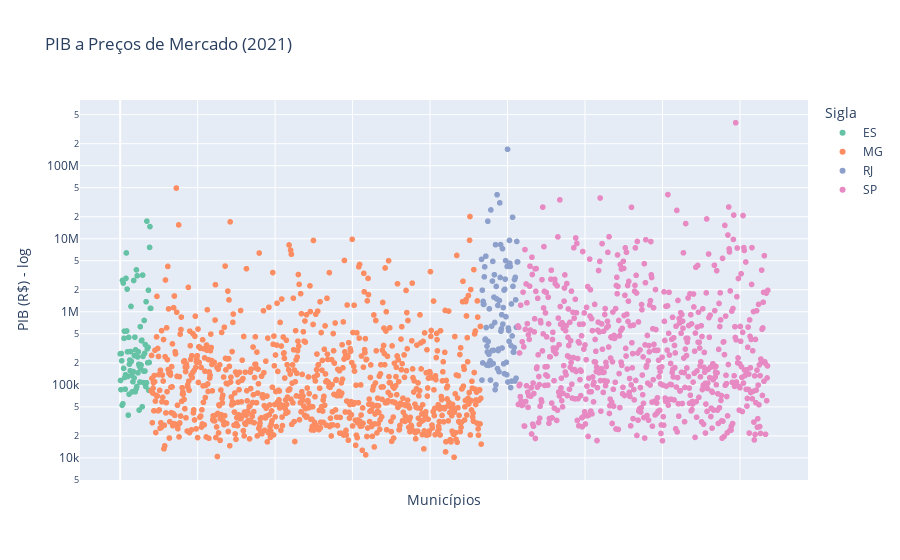

The code cell stored with this chart in its notebook:
### Markdown cell above
> [Informação]
> Tratamento de dados: remoção de coluna vazia e remoção de nulos.

### Code cell
pib = pd.read_csv('dados/pib_precos_de_mercado.csv', sep=';', decimal=',')

# Renomeia coluna de pib
pib = pib.rename(columns={'2021': 'pib'})

# Remove colunas vazias e converte tipo
pib = pib.drop(columns=['Código'])
pib = pib.dropna(axis=1, how='all')
pib['pib'] = pd.to_numeric(pib['pib'], errors='coerce')

# Preenche nulos com a média por estado (Sigla) e converte para inteiro
pib['pib'] = (
    pib.groupby('Sigla')['pib']
      .transform(lambda x: x.fillna(round(x.mean())))
      .astype(int)
)

fig = px.scatter(
    pib,
    x=np.arange(len(pib)),
    y='pib',
    hover_name='Município',
    hover_data={'Sigla': True, 'pib': True},
    color='Sigla',
    color_discrete_sequence=color_sequence,
    title='PIB a Preços de Mercado (2021)'
)
fig.update_layout(
    xaxis_title='Municípios',
    yaxis_title='PIB (R$) - log',
    yaxis_type='log',
    xaxis=dict(showticklabels=False)
)
fig.show()

### Figure 1 — Plotly figure (JSON) as saved in the notebook; plotly's stock layout.template omitted (floating-point values rounded to 4 significant figures; data arrays with more than 128 entries replaced by an {"elided": "..."} marker saying what was removed)
{"data": [{"customdata": [["ES"], ["ES"], ["ES"], ["ES"], ["ES"], ["ES"], ["ES"], ["ES"], ["ES"], ["ES"], ["ES"], ["ES"], ["ES"], ["ES"], ["ES"], ["ES"], ["ES"], ["ES"], ["ES"], ["ES"], ["ES"], ["ES"], ["ES"], ["ES"], ["ES"], ["ES"], ["ES"], ["ES"], ["ES"], ["ES"], ["ES"], ["ES"], ["ES"], ["ES"], ["ES"], ["ES"], ["ES"], ["ES"], ["ES"], ["ES"], ["ES"], ["ES"], ["ES"], ["ES"], ["ES"], ["ES"], ["ES"], ["ES"], ["ES"], ["ES"], ["ES"], ["ES"], ["ES"], ["ES"], ["ES"], ["ES"], ["ES"], ["ES"], ["ES"], ["ES"], ["ES"], ["ES"], ["ES"], ["ES"], ["ES"], ["ES"], ["ES"], ["ES"], ["ES"], ["ES"], ["ES"], ["ES"], ["ES"], ["ES"], ["ES"], ["ES"], ["ES"], ["ES"], ["ES"], ["ES"]], "hovertemplate": "<b>%{hovertext}</b><br><br>Sigla=%{customdata[0]}<br>x=%{x}<br>pib=%{y}<extra></extra>", "hovertext": ["Afonso Cláudio", "Águia Branca", "Água Doce do Norte", "Alegre", "Alfredo Chaves", "Alto Rio Novo", "Anchieta", "Apiacá", "Aracruz", "Atilio Vivacqua", "Baixo Guandu", "Barra de São Francisco", "Boa Esperança", "Bom Jesus do Norte", "Brejetuba", "Cachoeiro de Itapemirim", "Cariacica", "Castelo", "Colatina", "Conceição da Barra", "Conceição do Castelo", "Divino de São Lourenço", "Domingos Martins", "Dores do Rio Preto", "Ecoporanga", "Fundão", "Governador Lindenberg", "Guaçuí", "Guarapari", "Ibatiba", "Ibiraçu", "Ibitirama", "Iconha", "Irupi", "Itaguaçu", "Itapemirim", "Itarana", "Iúna", "Jaguaré", "Jerônimo Monteiro", "João Neiva", "Laranja da Terra", "Linhares", "Mantenópolis", "Marataízes", "Marechal Floriano", "Marilândia", "Mimoso do Sul", "Montanha", "Mucurici", "Muniz Freire", "Muqui", "Nova Venécia", "Pancas", "Pedro Canário", "Pinheiros", "Piúma", "Ponto Belo", "Presidente Kennedy", "Rio Bananal", "Rio Novo do Sul", "Santa Leopoldina", "Santa Maria de Jetibá", "Santa Teresa", "São Domingos do Norte", "São Gabriel da Palha", "São José do Calçado", "São Mateus", "São Roque do Canaã", "Serra", "Sooretama", "Vargem Alta", "Venda Nova do Imigrante", "Viana", "Vila Pavão", "Vila Valério", "Vila Velha", "Vitória", "Riacho", "Ponte do Itabapoana"], "legendgroup": "ES", "marker": {"color": "rgb(102,194,165)", "symbol": "circle"}, "mode": "markers", "name": "ES", "showlegend": true, "type": "scattergl", "x": [0, 1, 2, 3, 4, 5, 6, 7, 8, 9, 10, 11, 12, 13, 14, 15, 16, 17, 18, 19, 20, 21, 22, 23, 24, 25, 26, 27, 28, 29, 30, 31, 32, 33, 34, 35, 36, 37, 38, 39, 40, 41, 42, 43, 44, 45, 46, 47, 48, 49, 50, 51, 52, 53, 54, 55, 56, 57, 58, 59, 60, 61, 62, 63, 64, 65, 66, 67, 68, 69, 70, 71, 72, 73, 74, 75, 76, 77, 78, 79], "xaxis": "x", "y": [265973, 114836, 86080, 268478, 213666, 52765, 2690746, 55173, 2480196, 168454, 433320, 543833, 126525, 87214, 137591, 2869447, 6394780, 546442, 2043825, 283384, 130275, 38548, 447053, 74587, 191899, 218689, 156067, 285917, 1184510, 210105, 135147, 80282, 146973, 110271, 152117, 2681427, 124184, 251349, 449831, 80349, 301676, 87614, 3751267, 94796, 3108794, 241295, 146057, 283545, 191627, 45162, 178944, 109382, 625355, 167349, 187393, 402248, 408946, 50204, 3179809, 245392, 107311, 154120, 761560, 269434, 154671, 355737, 95040, 1375981, 106891, 17402298, 311607, 200773, 327770, 1973459, 84325, 202624, 7611685, 14668752, 1115170, 1115170], "yaxis": "y"}, {"customdata": {"elided": "853x1 str values"}, "hovertemplate": "<b>%{hovertext}</b><br><br>Sigla=%{customdata[0]}<br>x=%{x}<br>pib=%{y}<extra></extra>", "hovertext": {"elided": "853 str values"}, "legendgroup": "MG", "marker": {"color": "rgb(252,141,98)", "symbol": "circle"}, "mode": "markers", "name": "MG", "showlegend": true, "type": "scattergl", "x": {"elided": "853 int values"}, "xaxis": "x", "y": {"elided": "853 int values"}, "yaxis": "y"}, {"customdata": [["RJ"], ["RJ"], ["RJ"], ["RJ"], ["RJ"], ["RJ"], ["RJ"], ["RJ"], ["RJ"], ["RJ"], ["RJ"], ["RJ"], ["RJ"], ["RJ"], ["RJ"], ["RJ"], ["RJ"], ["RJ"], ["RJ"], ["RJ"], ["RJ"], ["RJ"], ["RJ"], ["RJ"], ["RJ"], ["RJ"], ["RJ"], ["RJ"], ["RJ"], ["RJ"], ["RJ"], ["RJ"], ["RJ"], ["RJ"], ["RJ"], ["RJ"], ["RJ"], ["RJ"], ["RJ"], ["RJ"], ["RJ"], ["RJ"], ["RJ"], ["RJ"], ["RJ"], ["RJ"], ["RJ"], ["RJ"], ["RJ"], ["RJ"], ["RJ"], ["RJ"], ["RJ"], ["RJ"], ["RJ"], ["RJ"], ["RJ"], ["RJ"], ["RJ"], ["RJ"], ["RJ"], ["RJ"], ["RJ"], ["RJ"], ["RJ"], ["RJ"], ["RJ"], ["RJ"], ["RJ"], ["RJ"], ["RJ"], ["RJ"], ["RJ"], ["RJ"], ["RJ"], ["RJ"], ["RJ"], ["RJ"], ["RJ"], ["RJ"], ["RJ"], ["RJ"], ["RJ"], ["RJ"], ["RJ"], ["RJ"], ["RJ"], ["RJ"], ["RJ"], ["RJ"], ["RJ"], ["RJ"], ["RJ"], ["RJ"]], "hovertemplate": "<b>%{hovertext}</b><br><br>Sigla=%{customdata[0]}<br>x=%{x}<br>pib=%{y}<extra></extra>", "hovertext": ["Angra dos Reis", "Aperibé", "Araruama", "Areal", "Armação dos Búzios", "Arraial do Cabo", "Barra do Piraí", "Barra Mansa", "Belford Roxo", "Bom Jardim", "Bom Jesus do Itabapoana", "Cabo Frio", "Cachoeiras de Macacu", "Cambuci", "Carapebus", "Comendador Levy Gasparian", "Campos dos Goytacazes", "Cantagalo", "Cardoso Moreira", "Carmo", "Casimiro de Abreu", "Conceição de Macabu", "Cordeiro", "Duas Barras", "Duque de Caxias", "Engenheiro Paulo de Frontin", "Guapimirim", "Iguaba Grande", "Itaboraí", "Itaguaí", "Italva", "Itaocara", "Itaperuna", "Itatiaia", "Japeri", "Laje do Muriaé", "Macaé", "Macuco", "Magé", "Mangaratiba", "Maricá", "Mendes", "Mesquita", "Miguel Pereira", "Miracema", "Natividade", "Nilópolis", "Niterói", "Nova Friburgo", "Nova Iguaçu", "Paracambi", "Paraíba do Sul", "Parati", "Paty do Alferes", "Petrópolis", "Pinheiral", "Piraí", "Porciúncula", "Porto Real", "Quatis", "Queimados", "Quissamã", "Resende", "Rio Bonito", "Rio Claro", "Rio das Flores", "Rio das Ostras", "Rio de Janeiro", "Santa Maria Madalena", "Santo Antônio de Pádua", "São Francisco de Itabapoana", "São Fidélis", "São Gonçalo", "São João da Barra", "São João de Meriti", "São José de Ubá", "São José do Vale do Rio Preto", "São Pedro da Aldeia", "São Sebastião do Alto", "Sapucaia", "Saquarema", "Seropédica", "Silva Jardim", "Sumidouro", "Tanguá", "Teresópolis", "Trajano de Morais", "Três Rios", "Valença", "Varre-Sai", "Vassouras", "Volta Redonda", "Sâo João Marcos", "São Sebastião do Parahyba"], "legendgroup": "RJ", "marker": {"color": "rgb(141,160,203)", "symbol": "circle"}, "mode": "markers", "name": "RJ", "showlegend": true, "type": "scattergl", "x": [933, 934, 935, 936, 937, 938, 939, 940, 941, 942, 943, 944, 945, 946, 947, 948, 949, 950, 951, 952, 953, 954, 955, 956, 957, 958, 959, 960, 961, 962, 963, 964, 965, 966, 967, 968, 969, 970, 971, 972, 973, 974, 975, 976, 977, 978, 979, 980, 981, 982, 983, 984, 985, 986, 987, 988, 989, 990, 991, 992, 993, 994, 995, 996, 997, 998, 999, 1000, 1001, 1002, 1003, 1004, 1005, 1006, 1007, 1008, 1009, 1010, 1011, 1012, 1013, 1014, 1015, 1016, 1017, 1018, 1019, 1020, 1021, 1022, 1023, 1024, 1025, 1026], "xaxis": "x", "y": [5225554, 116293, 1976585, 199533, 1386573, 1262936, 1266873, 3010584, 4126486, 414199, 423938, 5769563, 609423, 186985, 339261, 281939, 17355829, 392781, 184613, 261950, 1098009, 202661, 212946, 116337, 24804583, 189871, 636731, 294746, 2633137, 4902759, 195483, 296840, 1584797, 3217903, 714310, 85969, 8284436, 100305, 2224730, 1499338, 40058738, 166974, 1222675, 295260, 309116, 151369, 1428190, 30970670, 2952525, 8306645, 542843, 584924, 912749, 319699, 7312745, 678106, 1143673, 194168, 1981943, 142383, 2036081, 2799402, 5020236, 854917, 203514, 137423, 4177491, 167880124, 109504, 599681, 552947, 394541, 9487803, 4615265, 4184358, 91896, 344768, 1280760, 112635, 467075, 19689094, 2229955, 281318, 280143, 324220, 2765341, 112976, 2963373, 1457658, 123309, 616779, 9182697, 4816745, 4816745], "yaxis": "y"}, {"customdata": {"elided": "646x1 str values"}, "hovertemplate": "<b>%{hovertext}</b><br><br>Sigla=%{customdata[0]}<br>x=%{x}<br>pib=%{y}<extra></extra>", "hovertext": {"elided": "646 str values"}, "legendgroup": "SP", "marker": {"color": "rgb(231,138,195)", "symbol": "circle"}, "mode": "markers", "name": "SP", "showlegend": true, "type": "scattergl", "x": {"elided": "646 int values"}, "xaxis": "x", "y": {"elided": "646 int values"}, "yaxis": "y"}], "layout": {"legend": {"title": {"text": "Sigla"}, "tracegroupgap": 0}, "title": {"text": "PIB a Preços de Mercado (2021)"}, "xaxis": {"anchor": "y", "domain": [0, 1], "showticklabels": false, "title": {"text": "Municípios"}}, "yaxis": {"anchor": "x", "domain": [0, 1], "title": {"text": "PIB (R$) - log"}, "type": "log"}}}
